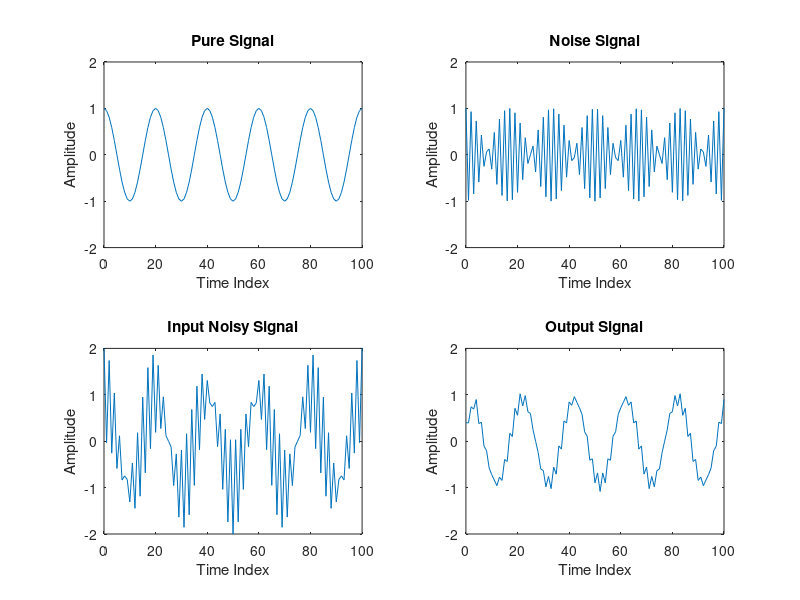

Recreate this plot in MATLAB.
%Simulation of an M_Point Moving Average Filter
%Generation the Input Signal
clc;
n=0:100;
s1=cos(2*pi*0.05*n); % A low frequency sinusoid
s2=cos(2*pi*0.47*n); % A high frequency sinusoid
x=s1+s2;
%Implementation of M_Point Moving Average Filter
M=input('Desired Length of The Filter = ');
num=ones(1,M);
z=filter(num,1,x);
y=filter(num,1,x)/M;
%Display the Input & Output Signals
clf;
subplot(2,2,1);
plot(n,s1);
axis([0,100 -2,2]);
xlabel('Time Index');
ylabel('Amplitude');
title('Pure Signal');
subplot(2,2,2);
plot(n,s2);
axis([0,100 -2,2]);
xlabel('Time Index');
ylabel('Amplitude');
title('Noise Signal');
subplot(2,2,3);
plot(n,x);
axis([0,100 -2,2]);
xlabel('Time Index');
ylabel('Amplitude');
title('Input Noisy Signal');
subplot(2,2,4);
plot(n,y);
axis([0,100 -2,2]);
xlabel('Time Index');
ylabel('Amplitude');
title('Output Signal');

